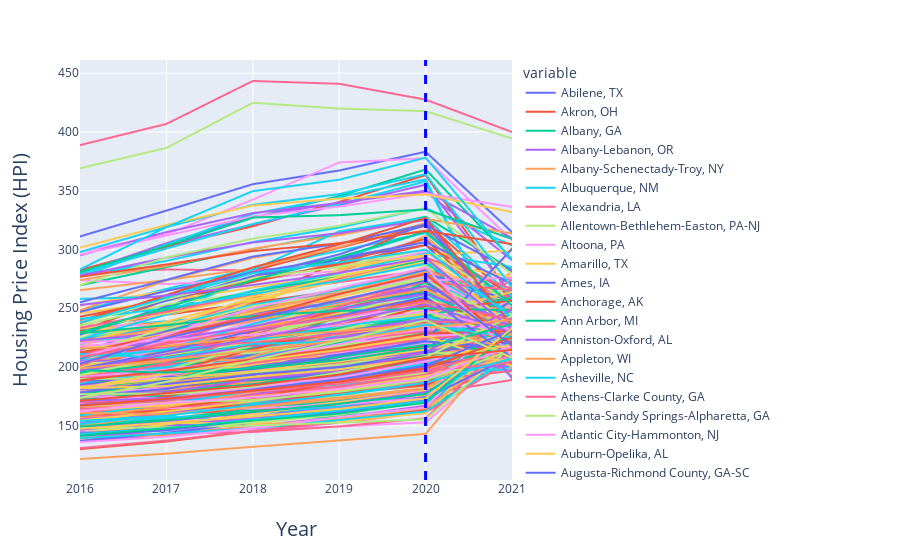

Notebook code for this chart:
### Code cell
forecastCombined = [df_HPI, resultCombined["2021"]]
forecastCombined = pd.concat(forecastCombined, axis=1, join='inner')
forecastPlot = plot_HPI(forecastCombined) #callback to previously defined plotting fnc
forecastPlot.add_vline(x=4, line_width=3, line_dash="dash", line_color="blue")
forecastPlot.show()

print('Output Metrics')
print('-----------------------------------------')
print('Mean Absolute Error:', metrics.mean_absolute_error(dependentTest, prediction))
print('Mean Squared Error:', metrics.mean_squared_error(dependentTest, prediction))
print('Root Mean Squared Error:', np.sqrt(metrics.mean_squared_error(dependentTest, prediction)))
print('Explained Variance Score:', metrics.explained_variance_score(dependentTest, prediction))
